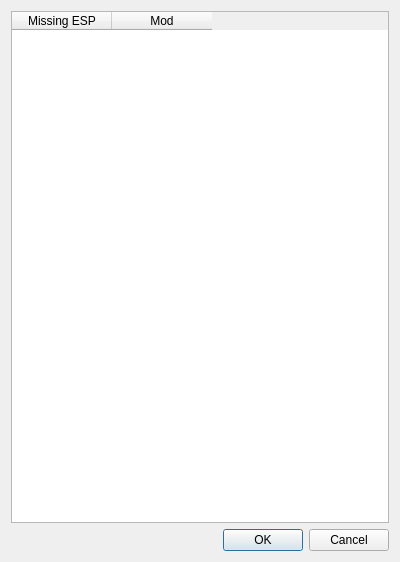
<?xml version="1.0" encoding="UTF-8"?>
<ui version="4.0">
 <class>ActivateModsDialog</class>
 <widget class="QDialog" name="ActivateModsDialog">
  <property name="geometry">
   <rect>
    <x>0</x>
    <y>0</y>
    <width>400</width>
    <height>562</height>
   </rect>
  </property>
  <property name="windowTitle">
   <string>Activate Mods</string>
  </property>
  <layout class="QVBoxLayout" name="verticalLayout">
   <item>
    <widget class="QTableWidget" name="modsTable">
     <property name="toolTip">
      <string>This is a list of esps, esms, esls and esus that were active when the save game was created.</string>
     </property>
     <property name="whatsThis">
      <string>&lt;!DOCTYPE HTML PUBLIC &quot;-//W3C//DTD HTML 4.0//EN&quot; &quot;http://www.w3.org/TR/REC-html40/strict.dtd&quot;&gt;
&lt;html&gt;&lt;head&gt;&lt;meta name=&quot;qrichtext&quot; content=&quot;1&quot; /&gt;&lt;style type=&quot;text/css&quot;&gt;
p, li { white-space: pre-wrap; }
&lt;/style&gt;&lt;/head&gt;&lt;body style=&quot; font-family:'MS Shell Dlg 2'; font-size:8.25pt; font-weight:400; font-style:normal;&quot;&gt;
&lt;p style=&quot; margin-top:0px; margin-bottom:0px; margin-left:0px; margin-right:0px; -qt-block-indent:0; text-indent:0px;&quot;&gt;&lt;span style=&quot; font-size:8pt;&quot;&gt;This is a list of esps, esms, esls and esus that were active when the save game was created.&lt;/span&gt;&lt;/p&gt;
&lt;p style=&quot; margin-top:0px; margin-bottom:0px; margin-left:0px; margin-right:0px; -qt-block-indent:0; text-indent:0px;&quot;&gt;&lt;span style=&quot; font-size:8pt;&quot;&gt;For each esp, the right column contains the mod (or mods) that can be enabled to make the missing esps/esms/esus available.&lt;/span&gt;&lt;/p&gt;
&lt;p style=&quot;-qt-paragraph-type:empty; margin-top:0px; margin-bottom:0px; margin-left:0px; margin-right:0px; -qt-block-indent:0; text-indent:0px;&quot;&gt;&lt;/p&gt;
&lt;p style=&quot; margin-top:0px; margin-bottom:0px; margin-left:0px; margin-right:0px; -qt-block-indent:0; text-indent:0px;&quot;&gt;&lt;span style=&quot; font-size:8pt;&quot;&gt;If you hit Ok, all the mods selected in the right columns and all missing esps that have become available will be activated.&lt;/span&gt;&lt;/p&gt;&lt;/body&gt;&lt;/html&gt;</string>
     </property>
     <property name="columnCount">
      <number>2</number>
     </property>
     <column>
      <property name="text">
       <string>Missing ESP</string>
      </property>
     </column>
     <column>
      <property name="text">
       <string>Mod</string>
      </property>
     </column>
    </widget>
   </item>
   <item>
    <widget class="QDialogButtonBox" name="buttonBox">
     <property name="orientation">
      <enum>Qt::Horizontal</enum>
     </property>
     <property name="standardButtons">
      <set>QDialogButtonBox::Cancel|QDialogButtonBox::Ok</set>
     </property>
     <property name="centerButtons">
      <bool>false</bool>
     </property>
    </widget>
   </item>
  </layout>
 </widget>
 <resources/>
 <connections>
  <connection>
   <sender>buttonBox</sender>
   <signal>accepted()</signal>
   <receiver>ActivateModsDialog</receiver>
   <slot>accept()</slot>
   <hints>
    <hint type="sourcelabel">
     <x>248</x>
     <y>254</y>
    </hint>
    <hint type="destinationlabel">
     <x>157</x>
     <y>274</y>
    </hint>
   </hints>
  </connection>
  <connection>
   <sender>buttonBox</sender>
   <signal>rejected()</signal>
   <receiver>ActivateModsDialog</receiver>
   <slot>reject()</slot>
   <hints>
    <hint type="sourcelabel">
     <x>316</x>
     <y>260</y>
    </hint>
    <hint type="destinationlabel">
     <x>286</x>
     <y>274</y>
    </hint>
   </hints>
  </connection>
 </connections>
</ui>
